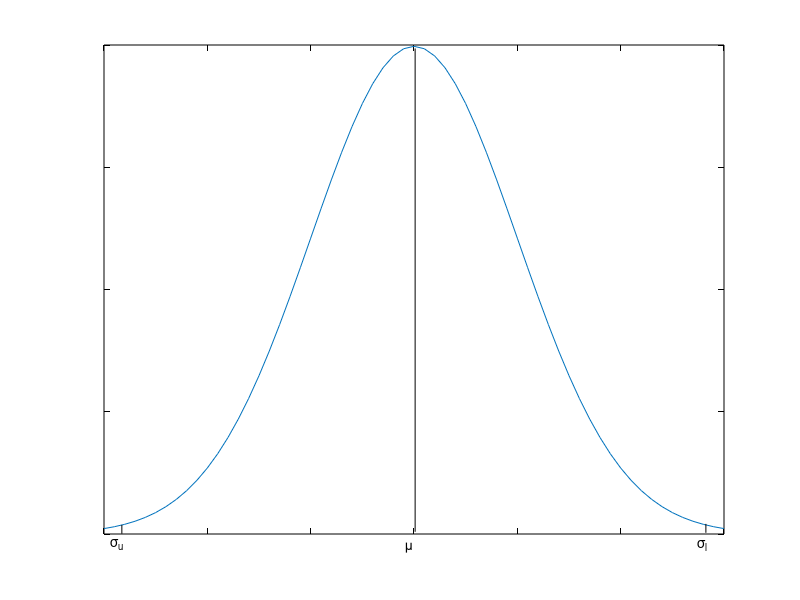

Source code (MATLAB):
clear; close all; clc
% Create figure
figure1 = figure;

% Create axes
axes1 = axes('Parent',figure1);
hold(axes1,'on');

x = [-3:.1:3];
norm = normpdf(x,0,1);

plot(x,norm)

box(axes1,'on');
% Set the remaining axes properties
set(axes1,'XTickLabel','','YTickLabel','');
% Set the remaining axes properties
set(axes1,'FontSize',5,'XColor',[0 0 0],'XTickLabel','','YColor',[0 0 0],...
    'YTickLabel','','ZColor',[0 0 0]);
% Create line
annotation(figure1,'line',[0.51890756302521 0.51890756302521],...
    [0.919275123558484 0.113673805601318]);

% Create line
annotation(figure1,'line',[0.882352941176441 0.882352941176441],...
    [0.126853377265239 0.112026359143328]);

% Create line
annotation(figure1,'line',[0.152310924369748 0.152310924369748],...
    [0.125205930807249 0.110378912685338]);

% Create textbox
annotation(figure1,'textbox',...
    [0.871798319327729 0.070840197693575 0.0284117647058845 0.0428336079077429],...
    'String','\sigma_{l}',...
    'FitBoxToText','off',...
    'EdgeColor','none');

% Create textbox
annotation(figure1,'textbox',...
    [0.137554621848738 0.0724876441515651 0.0231596638655475 0.042833607907743],...
    'String','\sigma_{u}',...
    'FitBoxToText','off',...
    'EdgeColor','none');

% Create textbox
annotation(figure1,'textbox',...
    [0.507302521008403 0.0675453047775948 0.0368151260504203 0.042833607907743],...
    'String','\mu',...
    'FitBoxToText','off',...
    'EdgeColor','none');

%%
saveas(gcf,'Figure','epsc')